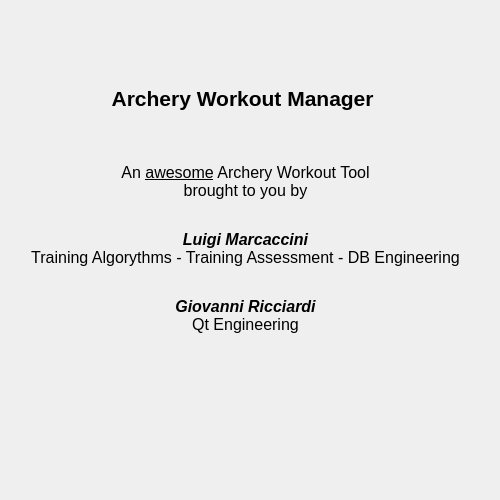
<?xml version="1.0" encoding="UTF-8"?>
<ui version="4.0">
 <class>about</class>
 <widget class="QDialog" name="about">
  <property name="geometry">
   <rect>
    <x>0</x>
    <y>0</y>
    <width>500</width>
    <height>500</height>
   </rect>
  </property>
  <property name="sizePolicy">
   <sizepolicy hsizetype="Fixed" vsizetype="Fixed">
    <horstretch>0</horstretch>
    <verstretch>0</verstretch>
   </sizepolicy>
  </property>
  <property name="windowTitle">
   <string>AWM - About</string>
  </property>
  <widget class="QLabel" name="label">
   <property name="geometry">
    <rect>
     <x>10</x>
     <y>10</y>
     <width>471</width>
     <height>481</height>
    </rect>
   </property>
   <property name="text">
    <string>&lt;html&gt;&lt;head/&gt;&lt;body&gt;&lt;p align=&quot;center&quot;&gt;&lt;span style=&quot; font-size:16pt; font-weight:600;&quot;&gt;Archery Workout Manager &lt;/span&gt;&lt;/p&gt;&lt;p align=&quot;center&quot;&gt;&lt;br/&gt;&lt;/p&gt;&lt;p align=&quot;center&quot;&gt;&lt;span style=&quot; font-size:12pt;&quot;&gt;An &lt;/span&gt;&lt;span style=&quot; font-size:12pt; text-decoration: underline;&quot;&gt;awesome&lt;/span&gt;&lt;span style=&quot; font-size:12pt;&quot;&gt; Archery Workout Tool&lt;br/&gt;brought to you by&lt;/span&gt;&lt;/p&gt;&lt;p align=&quot;center&quot;&gt;&lt;span style=&quot; font-size:12pt;&quot;&gt;&lt;br/&gt;&lt;/span&gt;&lt;span style=&quot; font-size:12pt; font-weight:600; font-style:italic;&quot;&gt;Luigi Marcaccini&lt;br/&gt;&lt;/span&gt;&lt;span style=&quot; font-size:12pt;&quot;&gt;Training Algorythms - Training Assessment - DB Engineering&lt;/span&gt;&lt;/p&gt;&lt;p align=&quot;center&quot;&gt;&lt;span style=&quot; font-size:12pt;&quot;&gt;&lt;br/&gt;&lt;/span&gt;&lt;span style=&quot; font-size:12pt; font-weight:600; font-style:italic;&quot;&gt;Giovanni Ricciardi&lt;br/&gt;&lt;/span&gt;&lt;span style=&quot; font-size:12pt;&quot;&gt;Qt Engineering&lt;/span&gt;&lt;/p&gt;&lt;p align=&quot;center&quot;&gt;&lt;br/&gt;&lt;/p&gt;&lt;p align=&quot;center&quot;&gt;&lt;br/&gt;&lt;/p&gt;&lt;/body&gt;&lt;/html&gt;</string>
   </property>
  </widget>
 </widget>
 <resources/>
 <connections/>
</ui>
